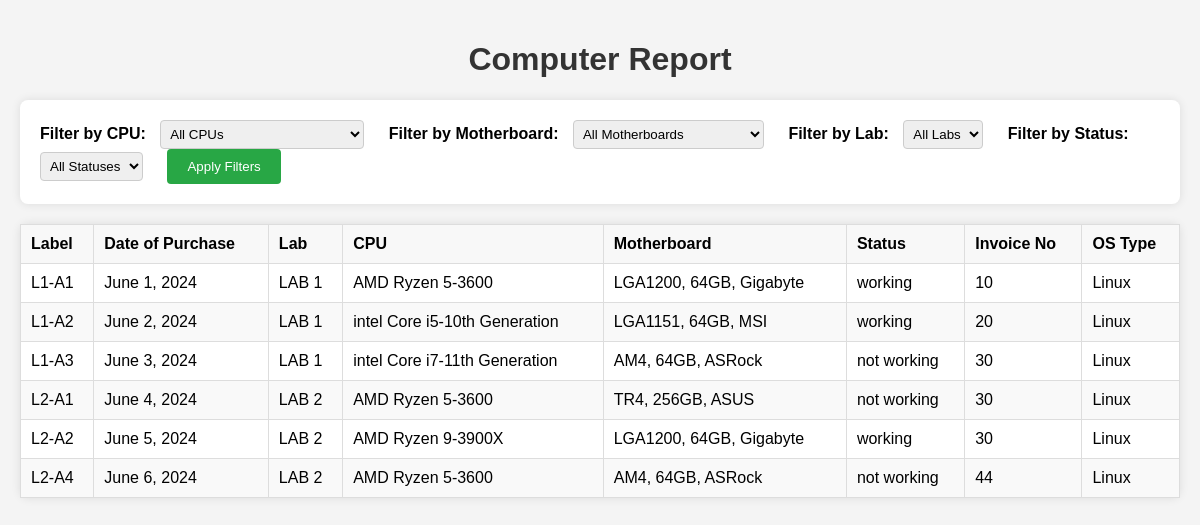
Page /report (signed in) on the committed database.
### status/models.py (models this page shows, shortened)
class computers(models.Model):
    c_id=models.AutoField(primary_key=True)
    c_label=models.CharField(max_length=20)
    lab = models.ForeignKey(lab,on_delete=models.CASCADE)
    cpu=models.ForeignKey(cpu_types,on_delete=models.CASCADE)
    ram=models.ForeignKey(ram_type,on_delete=models.CASCADE)
    storage=models.ForeignKey(storage_type,on_delete=models.CASCADE)
    dop=models.DateField()
    status=models.CharField(max_length=20)
    invoice_no=models.IntegerField()
    os_type=models.CharField(max_length=20)
    mb=models.ForeignKey(motherboard_type,on_delete=models.CASCADE)
    smps=models.ForeignKey(smps,on_delete=models.CASCADE)
    keyboard=models.ForeignKey(keyboard,on_delete=models.CASCADE)
    mouse=models.ForeignKey(mouse,on_delete=models.CASCADE)
    monitor=models.ForeignKey(monitor,on_delete=models.CASCADE)

class lab(models.Model):
    lab_id = models.AutoField(primary_key=True)
    lab_name = models.CharField(max_length = 15)
    capacity = models.IntegerField()

class cpu_types(models.Model):
    cpu_id = models.AutoField(primary_key=True)
    make = models.CharField(max_length=15)
    generation = models.CharField(max_length=15)
    speed = models.CharField(max_length=15)
    series = models.CharField(max_length=20)
    core_count = models.IntegerField()

class motherboard_type(models.Model):
    mb_id = models.AutoField(primary_key=True)
    mb_socket_type= models.CharField(max_length=15)
    max_ram_capacity = models.CharField(max_length=15)
    make = models.CharField(max_length=20)

### status/views.py (the view)
# urls.py: path('report',views.report,name='report'),
@login_required
def report(request):
    cpu_filter = request.GET.get('cpu')
    status_filter = request.GET.get('status')
    lab_filter = request.GET.get('lab')
    mb_filter = request.GET.get('mb')
    computers_queryset = computers.objects.all()
    if cpu_filter:
        computers_queryset = computers_queryset.filter(cpu__cpu_id=cpu_filter)
    if status_filter:
        computers_queryset = computers_queryset.filter(status=status_filter)
    if lab_filter:
        computers_queryset = computers_queryset.filter(lab__lab_id=lab_filter)
    if mb_filter:
        computers_queryset = computers_queryset.filter(mb__mb_id=mb_filter)
    context = {
        'details': computers_queryset,
        'cpu_types': cpu_types.objects.all(),
        'lab_types': lab.objects.all(),  # Corrected the context key to 'lab_types'
        'mb_types': motherboard_type.objects.all(),  # Corrected the context key to 'mb_types'
        'statuses':  computers.objects.values_list('status', flat=True).distinct(),
    }
    return render(request, 'computer/report.html', context)

### status/templates/computer/report.html (shortened to what this page needs)
<!DOCTYPE html>
<html lang="en">
<head>
</head>
<body>
    <h1>Computer Report</h1>
    <form action="{% url 'report' %}" method="GET">
        <label for="cpu">Filter by CPU:</label>
        <select name="cpu" id="cpu">
            <option value="">All CPUs</option>
        </select>
        <label for="mb">Filter by Motherboard:</label>
        <select name="mb" id="mb">
            <option value="">All Motherboards</option>
        </select>
        <label for="lab">Filter by Lab:</label>
        <select name="lab" id="lab">
            <option value="">All Labs</option>
        </select>
        <label for="status">Filter by Status:</label>
        <select name="status" id="status">
            <option value="">All Statuses</option>
        </select>
        <input type="submit" value="Apply Filters">
    </form>
    <table>
        <thead>
            <tr>
                <th>Label</th>
                <th>Date of Purchase</th>
                <th>Lab</th>
                <th>CPU</th>
                <th>Motherboard</th>
                <th>Status</th>
                <th>Invoice No</th>
                <th>OS Type</th>
            </tr>
        </thead>
        <tbody>
            {% for computer in details %}
                <tr>
                    <td>{{ computer.c_label }}</td>
                    <td>{{ computer.dop }}</td>
                    <td>{{ computer.lab.lab_name }}</td>
                    <td>{{ computer.cpu.make }} {{ computer.cpu.series }}-{{ computer.cpu.generation }}</td>
                    <td>{{ computer.mb.mb_socket_type }}, {{ computer.mb.max_ram_capacity }}GB, {{ computer.mb.make }}</td>
                    <td>{{ computer.status }}</td>
                    <td>{{ computer.invoice_no }}</td>
                    <td>{{ computer.os_type }}</td>
                </tr>
            {% endfor %}
        </tbody>
    </table>
</body>
</html>
</body>
</html>

### status/templates/computer/report.html (style rules this page uses)
body { font-family: Arial, sans-serif; margin: 0; padding: 20px; background-color: #f4f4f4; }
h1 { text-align: center; color: #333; }
form { margin-bottom: 20px; background: #fff; padding: 20px; border-radius: 8px; box-shadow: 0 0 10px rgba(0, 0, 0, 0.1); }
label { margin-right: 10px; font-weight: bold; }
select { margin-right: 20px; padding: 5px; border: 1px solid #ccc; border-radius: 4px; }
input[type="submit"] { padding: 10px 20px; background-color: #28a745; color: #fff; border: none; border-radius: 4px; cursor: pointer; }
table { width: 100%; border-collapse: collapse; margin-top: 20px; background: #fff; border-radius: 8px; box-shadow: 0 0 10px rgba(0, 0, 0, 0.1); }
th, td { padding: 10px; border: 1px solid #ddd; text-align: left; }
th { background-color: #f8f8f8; font-weight: bold; }
tr:nth-child(even) { background-color: #f9f9f9; }

### rows in the picture
computers: c_label "L1-A1", dop "June 1, 2024", lab.lab_name "LAB 1", cpu.make "AMD", cpu.series "Ryzen 5", cpu.generation "3600", mb.mb_socket_type "LGA1200", mb.max_ram_capacity "64", mb.make "Gigabyte", status "working", invoice_no "10", os_type "Linux"
computers: c_label "L1-A2", dop "June 2, 2024", lab.lab_name "LAB 1", cpu.make "intel", cpu.series "Core i5", cpu.generation "10th Generation", mb.mb_socket_type "LGA1151", mb.max_ram_capacity "64", mb.make "MSI", status "working", invoice_no "20", os_type "Linux"
computers: c_label "L1-A3", dop "June 3, 2024", lab.lab_name "LAB 1", cpu.make "intel", cpu.series "Core i7", cpu.generation "11th Generation", mb.mb_socket_type "AM4", mb.max_ram_capacity "64", mb.make "ASRock", status "not working", invoice_no "30", os_type "Linux"
computers: c_label "L2-A1", dop "June 4, 2024", lab.lab_name "LAB 2", cpu.make "AMD", cpu.series "Ryzen 5", cpu.generation "3600", mb.mb_socket_type "TR4", mb.max_ram_capacity "256", mb.make "ASUS", status "not working", invoice_no "30", os_type "Linux"
computers: c_label "L2-A2", dop "June 5, 2024", lab.lab_name "LAB 2", cpu.make "AMD", cpu.series "Ryzen 9", cpu.generation "3900X", mb.mb_socket_type "LGA1200", mb.max_ram_capacity "64", mb.make "Gigabyte", status "working", invoice_no "30", os_type "Linux"
computers: c_label "L2-A4", dop "June 6, 2024", lab.lab_name "LAB 2", cpu.make "AMD", cpu.series "Ryzen 5", cpu.generation "3600", mb.mb_socket_type "AM4", mb.max_ram_capacity "64", mb.make "ASRock", status "not working", invoice_no "44", os_type "Linux"
